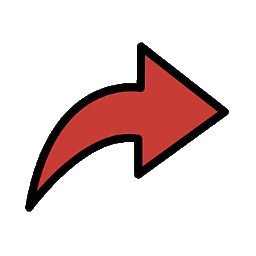
#> input picture IR2126_Practica1_MaxPuigSariдena/Practica1/images/flecha_transparente.png, 256 x 256 px
$ python ejercicio04.py
#> lines starting #> are read from the running program, lines starting #| are printed output that depends on the picture
import skimage as ski
import numpy as np

imagenOriginal = ski.io.imread("images/flecha_transparente.png")
#> imagenOriginal is the input picture: shape (256, 256, 4); mean R, G, B, A 229, 211.7, 210.9, 50.9
flecha1 = imagenOriginal[:, :, 0:3]
flecha2 = np.rot90(flecha1)
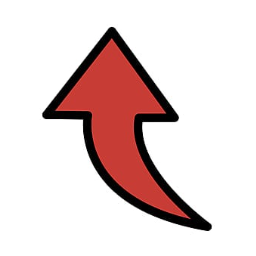
#> flecha2: shape (256, 256, 3); mean R, G, B 229, 211.7, 210.9
flecha3 = np.rot90(flecha2)
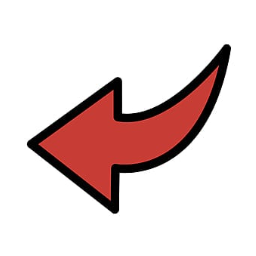
#> flecha3: shape (256, 256, 3); mean R, G, B 229, 211.7, 210.9
flecha4 = np.rot90(flecha3)
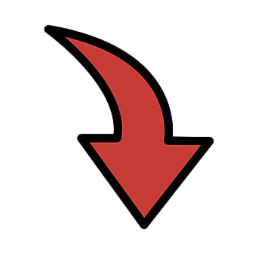
#> flecha4: shape (256, 256, 3); mean R, G, B 229, 211.7, 210.9

secuencia = np.stack([flecha1, flecha4, flecha3, flecha2], axis=0)

ski.io.imsave("images/flecha.gif", secuencia, loop=0, fps=4)
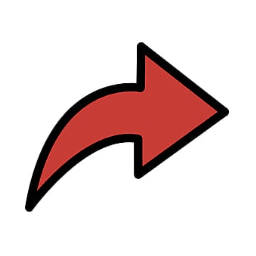
#> saved as flecha.gif: shape (256, 256, 3); mean R, G, B 229, 211.7, 210.9
